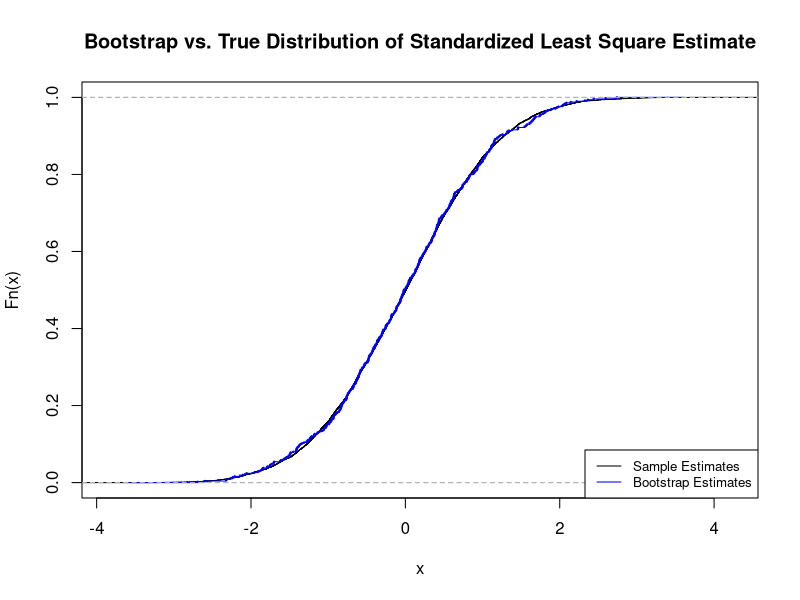

Generate this figure with R:
# Original AR(1) model parameters
true_coefficient <- 0.5
n_data_points <- 100
original_ar1_series <- arima.sim(model = list(ar = true_coefficient), n = n_data_points)

# Fit the original AR(1) model using OLS
original_ar1_model <- ar.ols(original_ar1_series, order.max = 1)

# True AR(1) coefficient
beta_hat <- original_ar1_model$ar[1]

# The residuals (innovations)
eps_hat <- original_ar1_model$resid[2:100]

# Compute the mean of residuals (innovations)
eps_bar <- mean(eps_hat)

# Compute centered residuals
eps_tilde <-  eps_hat - eps_bar

# Number of bootstrap samples
n_bootstrap <- 500
# Vector to store the bootstrap estimates of the Least Square estimate
bootstrap_T <- numeric(n_bootstrap)



# IID-innovation bootstrap
for (i in 1:n_bootstrap) {
  # Generate a bootstrap sample from the residuals
  bootstrap_residuals <- sample(eps_tilde, replace = TRUE)
  
  # Create bootstrap pseudo-observations
  bootstrap_series <- numeric(n_data_points)
  bootstrap_series[1] <- original_ar1_series[1]  # Initialize with the first data point
  
  for (t in 2:n_data_points) {
    bootstrap_series[t] <- beta_hat * bootstrap_series[t - 1] + bootstrap_residuals[t - 1]
  }
  
  # Fit an AR(1) model to the bootstrap sample using OLS
  bootstrap_ar1_model <- ar.ols(bootstrap_series, order.max = 1)
  bootstrap_beta_hat <- bootstrap_ar1_model$ar[1]
  # Calculate the bootstrap estimates (scaled beta)
  bootstrap_T[i]<-(bootstrap_beta_hat - beta_hat)*sqrt(sum(bootstrap_series[1:99]^2))
}

# Standardize the bootstrap estimates
std_bootstrap_estimates <- (bootstrap_T - mean(bootstrap_T, na.rm = TRUE)) / sd(bootstrap_T, na.rm = TRUE)
 


# Simulate the AR(1) model multiple times to create distribution of sample estimates
sample_T<-numeric(10000)
for (i in 1:10000) {
  simulated_data <- arima.sim(list(order = c(1, 0, 0), ar = true_coefficient), n = 100)
  sim_model <- ar.ols(simulated_data, order.max = 1)
  # Calculate the sample estimates (scaled beta)
  sample_T[i]<-(sim_model$ar[1]-true_coefficient)*(sqrt(sum(simulated_data[1:99]^2)))
}
# Standardize the sample estimates
std_sample_estimates <- (sample_T - mean(sample_T, na.rm = TRUE)) / sd(sample_T, na.rm = TRUE)

# Plot the ECDFs to compare the distributions
plot(ecdf(std_sample_estimates), main = "Bootstrap vs. True Distribution of Standardized Least Square Estimate")
lines(ecdf(std_bootstrap_estimates), col = "blue", cex = 0.2)
legend("bottomright", legend = c("Sample Estimates", "Bootstrap Estimates"), col = c("black", "blue"), lty = 1, cex = 0.8)
